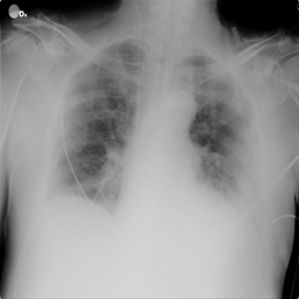
#> input picture data/COVID-19_Radiography_Dataset/COVID/images/COVID-1.png, 299 x 299 px, found by its file name; its folder holds 3 pictures in this run
$ python visualise_samples.py
#> lines starting #> are read from the running program, lines starting #| are printed output that depends on the picture
import os
import cv2
import matplotlib.pyplot as plt
import random

IMG_SIZE = 224
DATA_DIR = os.path.abspath(os.path.join(os.path.dirname(__file__), "../data/COVID-19_Radiography_Dataset"))
CATEGORIES = ["COVID", "Normal", "Viral Pneumonia", "Lung_Opacity"]
label_map = {category: idx for idx, category in enumerate(CATEGORIES)}

# Collect image paths
samples = []
for category in CATEGORIES:
    folder = os.path.join(DATA_DIR, category, "images")
    label = label_map[category]
    for f in os.listdir(folder):
        if f.lower().endswith(('.png', '.jpg', '.jpeg')):
            samples.append((os.path.join(folder, f), label))

# Pick 8 samples at random
subset = random.sample(samples, 8)

# Plot
plt.figure(figsize=(16, 8))
for i, (img_path, label_idx) in enumerate(subset):
    img = cv2.imread(img_path, cv2.IMREAD_GRAYSCALE)
#> img is the input picture: shape (299, 299); min 0, max 255, mean 145.9
    img = cv2.resize(img, (IMG_SIZE, IMG_SIZE))
#> img: shape (224, 224)
    label = [k for k, v in label_map.items() if v == label_idx][0]

    plt.subplot(2, 4, i + 1)
    plt.imshow(img, cmap='gray')
    plt.title(f"Label: {label}")
    plt.axis('off')

plt.tight_layout()
plt.show()
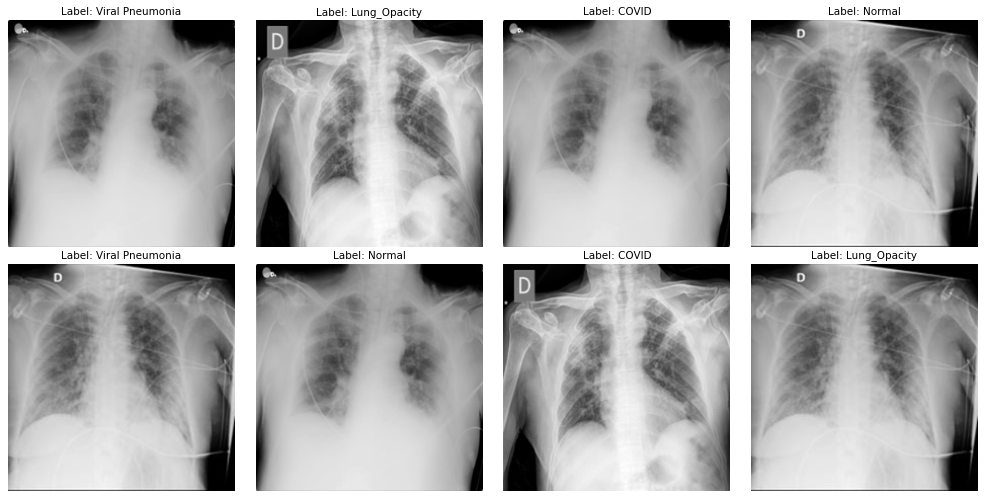
#> figure drawn by matplotlib, 8 panels
